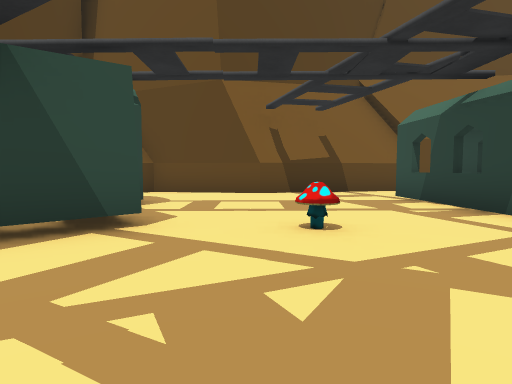
View 1 (above)

22 first-person views from a walk through a 3-D level made in the Unity game engine. The camera is 1.2 m above the floor, tilts 4° down and sees 75° across. The floor is counted in squares, 2 m on a side. Each view is taken from the middle of a square. On the plan, view 1 faces up. The plan holds only what a view shows up to about 10 squares ahead; the rest is blank. The place goes on beyond the plan. Some surface patterns are stand-ins.

View 2
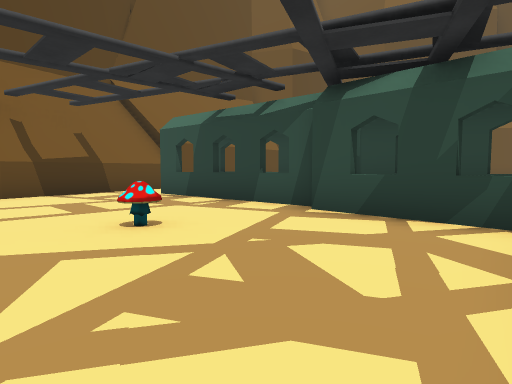

View 3
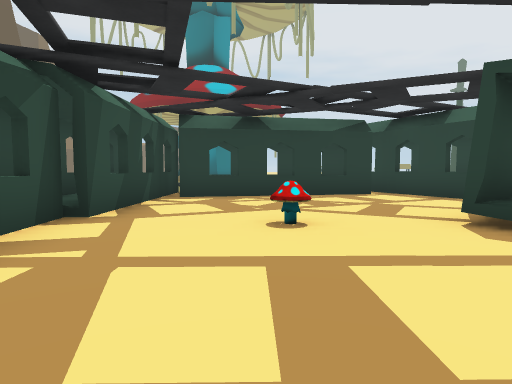

View 4
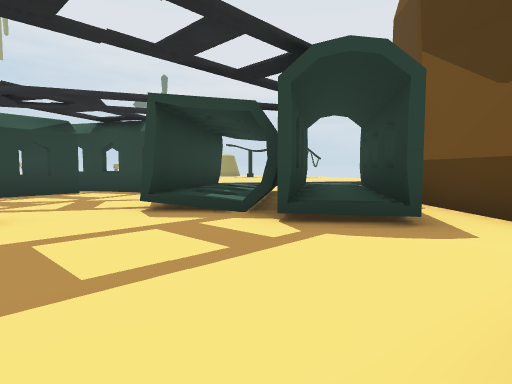

View 5
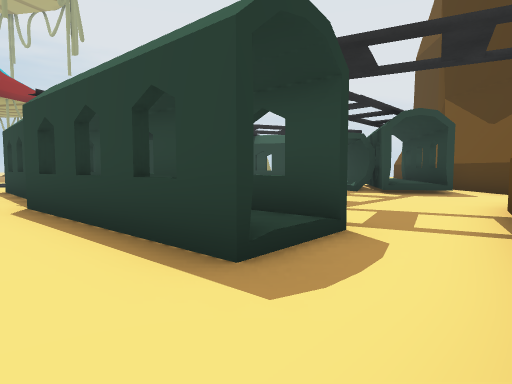

View 6
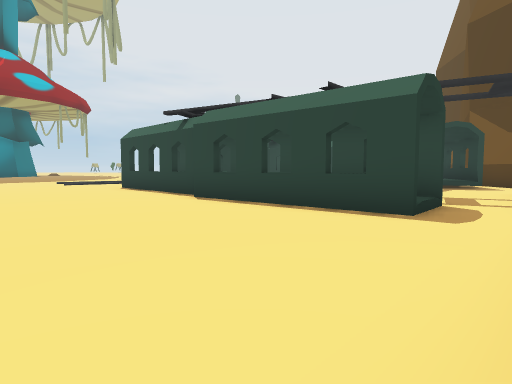

View 7
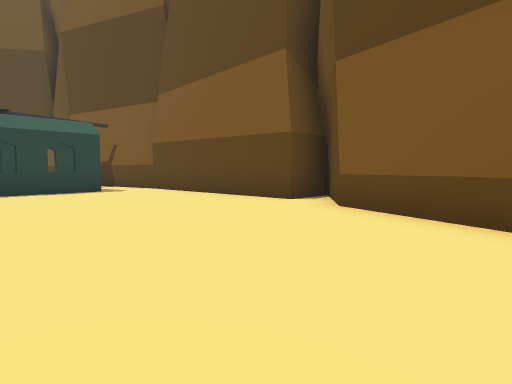

View 8
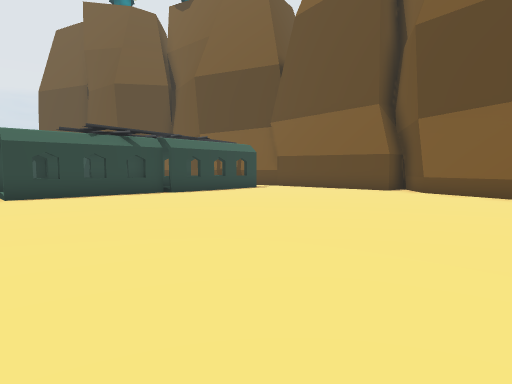

View 9
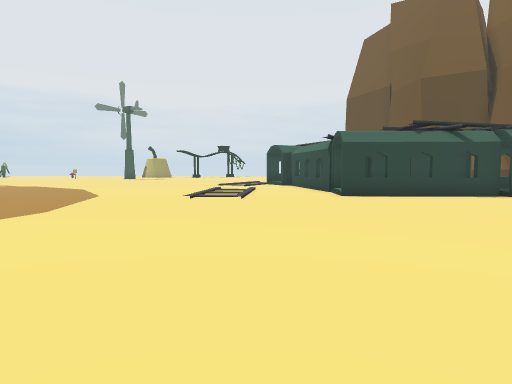

View 10
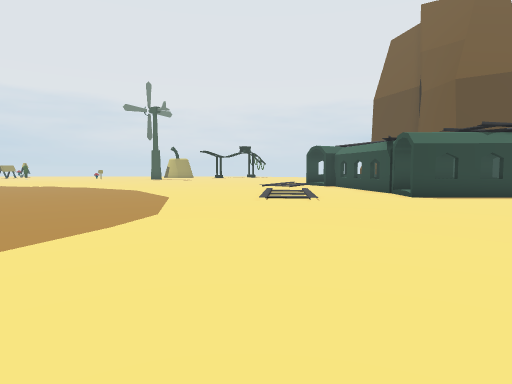

View 11
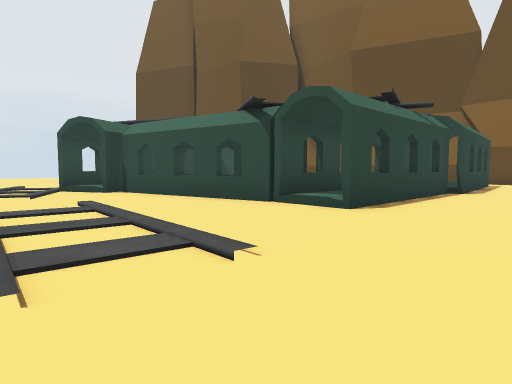

View 12
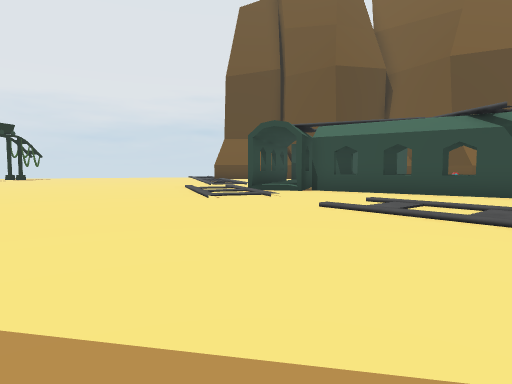

View 13
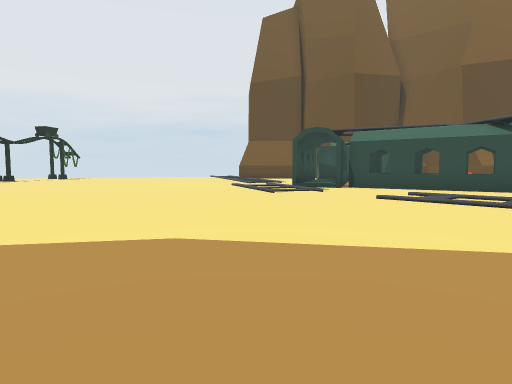

View 14
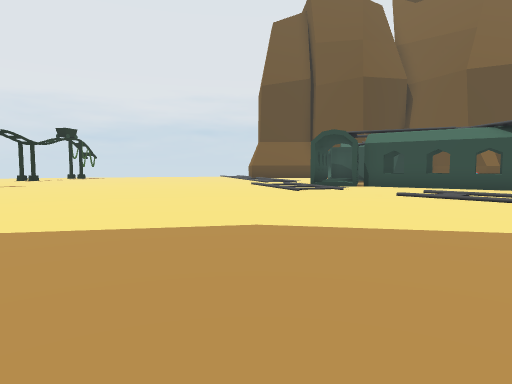

View 15
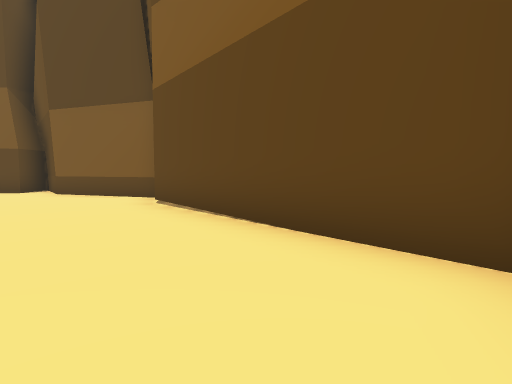

View 16
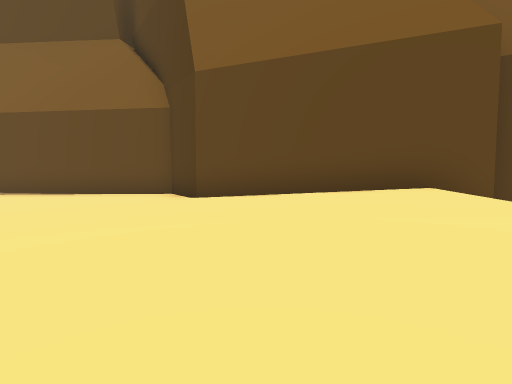

View 17
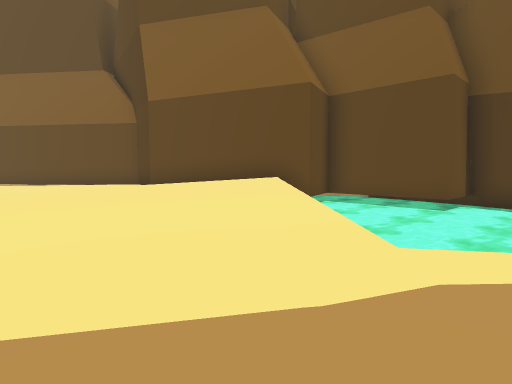

View 18
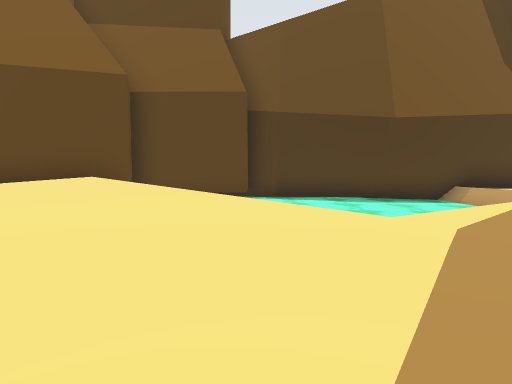

View 19
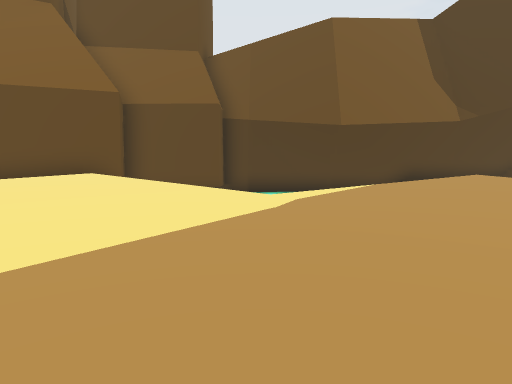

View 20
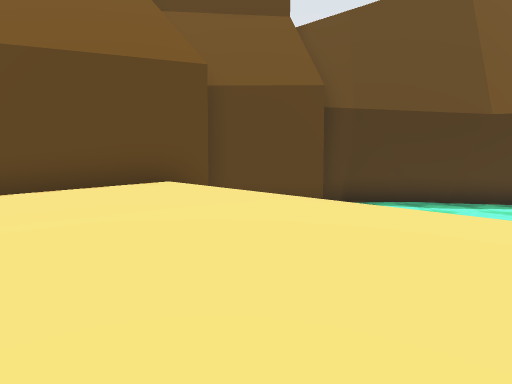

View 21
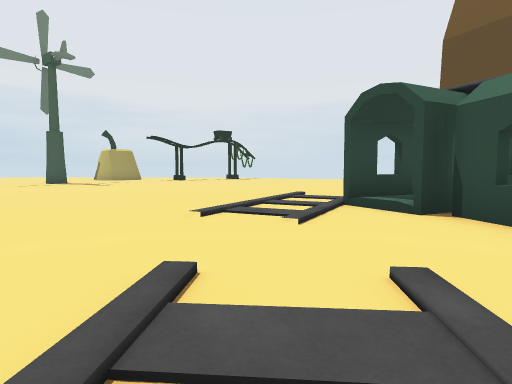

View 22
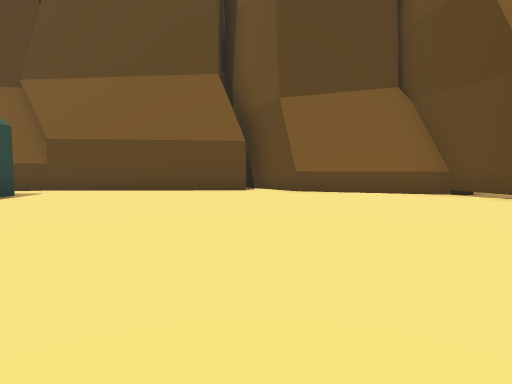

### Floor plan
Key: @ floor where view 1 was taken; # wall or solid block; . main floor; : floor 0.25 m higher than the main floor; + floor 0.5 m higher than the main floor; * floor 0.75 m higher than the main floor; % floor 1 m higher than the main floor; / step, stairs or slope; = window, fence, low wall or low ledge; ≈ water the walk keeps out of; v drop or lower ground; O other object.
Columns run from 4 left of view 1 to 22 right of it. Each row starts with its distance up from view 1.
 11              ###
 10         ######.#
  9 #########......####
  8 #.................##
  7 #......##..........#
  6 ##.....###.........##
  5  ##....###..........##
  4  #/.....#...........:#
  3  ##..O.##...........:##
  2  #.....=#...........::##
  1  #.....##...........:::#
  0  #..@####..........::::#
 -1 ##.###=##........::/:::#
 -2 ######...........::++//#
 -3 /#/..............::+++/##
 -4 ../.............:::++***#
 -5 ./..............::+++**%##≈
 -6 ................::++***≈≈≈≈
 -7 ...............:::+++*v≈≈≈≈
 -8 ................:::++*≈≈≈≈≈
 -9 ................:::+/≈≈≈≈≈≈
-10 ...............::::/≈ ≈≈≈≈≈
-11 .............  ::://    ≈≈≈
-12 ............    :///   ≈≈≈≈
-13     ......       ///≈   ≈≈≈
-14                    /v   ≈≈#
-15                          ≈

Where each view was taken, in squares from view 1:
view 1: 0 up, 0 right, facing up
view 2: 0 up, 1 left, facing up-right
view 3: 7 up, 1 right, facing down
view 4: 8 up, 1 right, facing down-left
view 5: 9 up, 6 right, facing down-left
view 6: 9 up, 9 right, facing down-left
view 7: 4 up, 14 right, facing up-left
view 8: 3 down, 15 right, facing up-left
view 9: 4 down, 14 right, facing left
view 10: 6 down, 14 right, facing left
view 11: 6 down, 7 right, facing up-left
view 12: 10 down, 4 right, facing up-left
view 13: 12 down, 4 right, facing up-left
view 14: 13 down, 4 right, facing up-left
view 15: 1 down, 17 right, facing up
view 16: 7 down, 14 right, facing up-right
view 17: 11 down, 13 right, facing up-right
view 18: 9 down, 12 right, facing right
view 19: 10 down, 10 right, facing right
view 20: 7 down, 13 right, facing right
view 21: 5 down, 3 right, facing left
view 22: 0 up, 10 right, facing up
